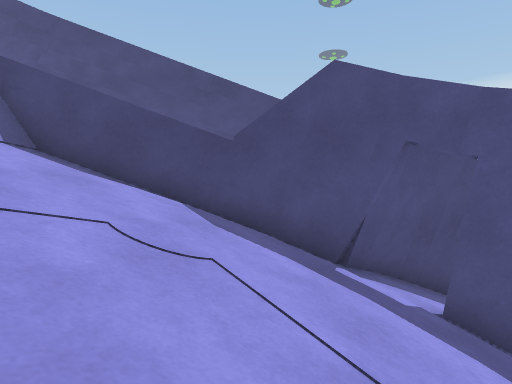
view 1 (above)

13 first-person views from a walk through a scene from a Unity 3-D project. The camera is 1.2 m above the floor, tilts 4° down and sees 75° across. The floor is counted in squares, 1 m on a side. Each view is taken from the middle of a square. On the plan, view 1 faces up. The plan holds only what a view shows up to about 14 squares ahead; the rest is blank. The place goes on beyond the plan.

view 2
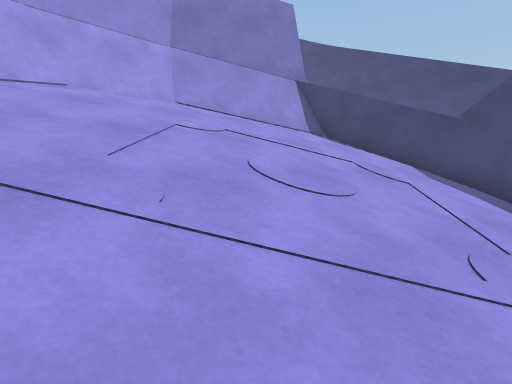

view 3
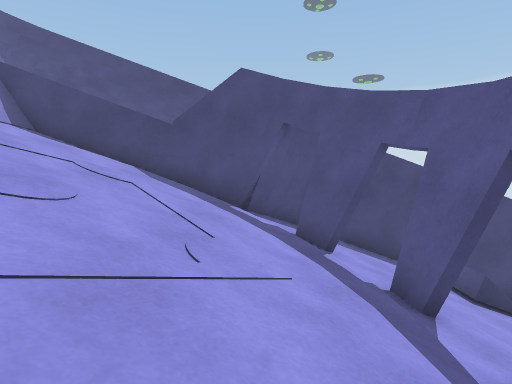

view 4
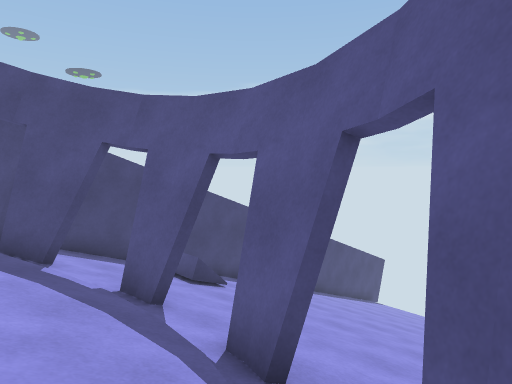

view 5
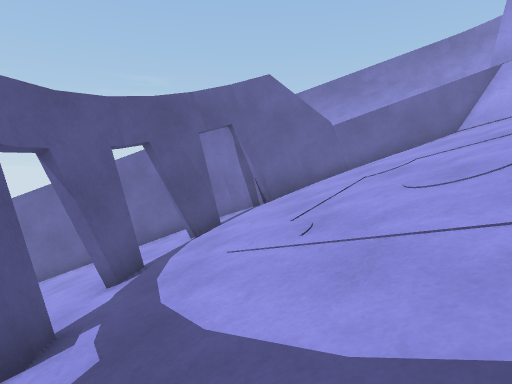

view 6
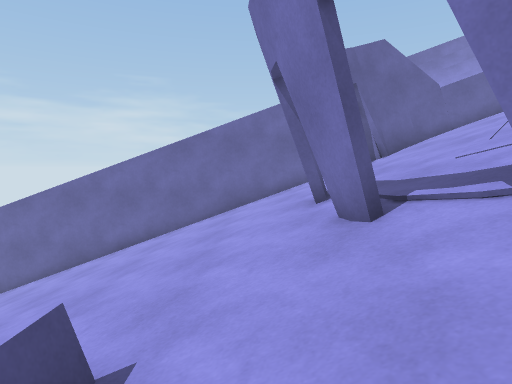

view 7
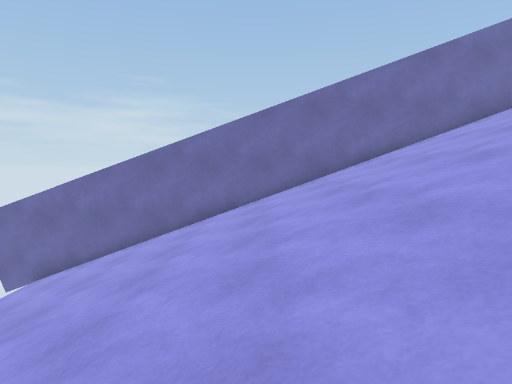

view 8
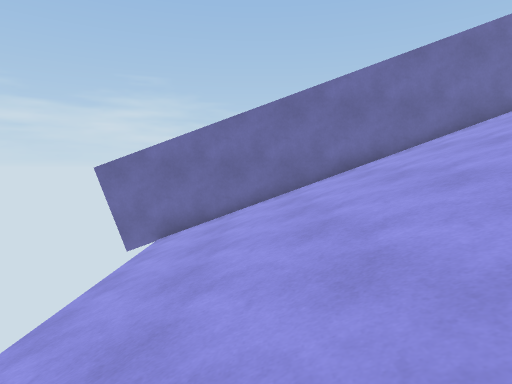

view 9
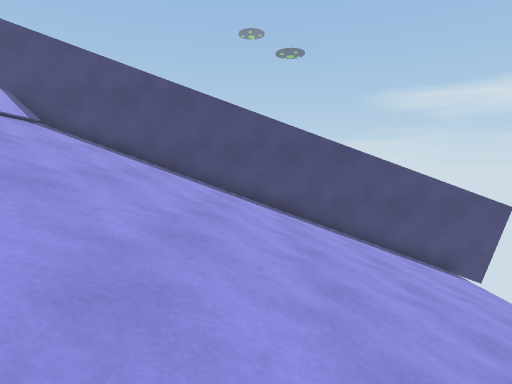

view 10
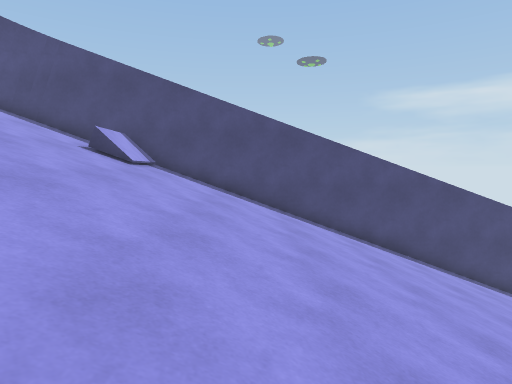

view 11
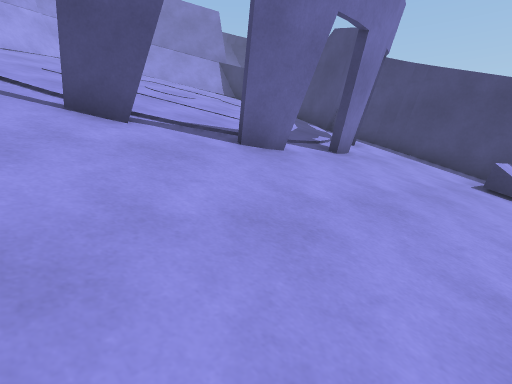

view 12
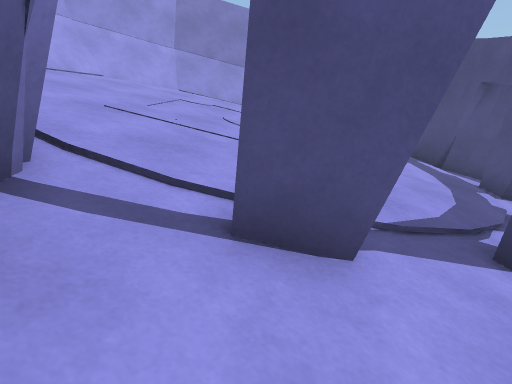

view 13
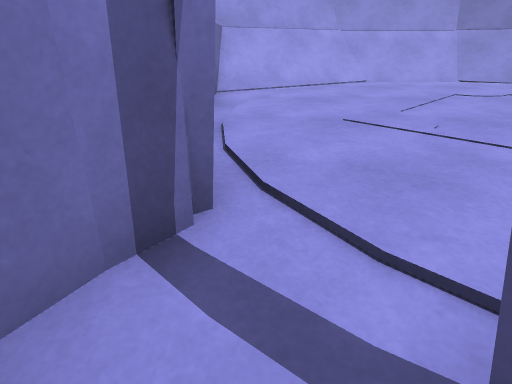

### Floor plan
Key: @ floor where view 1 was taken; # wall or solid block; . main floor; - floor 1.25 m lower than the main floor; / step, stairs or slope; = window, fence, low wall or low ledge; B box.
Columns run from 8 left of view 1 to 24 right of it. Each row starts with its distance up from view 1.
  8             ###############
  7   ###########/////////////#######
  6  ##=////////////////////////////
  5  ##/////////#///B///////////////
  4 ##//////////////////////////////
  3 ##.//////////#//////////////////
  2 #=///////////#//////////////////
  1 #=////-/////////////////////////
  0 #=//////@////#//////////////////
 -1 ##.//////////#//////////////////
 -2 ##=/////////////////////////////
 -3  ##/////////#///////////////////
 -4   #=////////////////////////////
 -5   ##########////////////////////#
 -6            ######################

Where each view was taken, in squares from view 1:
view 1: 0 up, 0 right, facing up
view 2: 3 down, 2 right, facing up-left
view 3: 3 down, 2 right, facing up
view 4: 3 down, 2 right, facing up-right
view 5: 6 up, 2 right, facing down
view 6: 7 up, 6 right, facing down
view 7: 7 up, 15 right, facing down
view 8: 6 up, 20 right, facing down
view 9: 5 down, 16 right, facing up
view 10: 5 down, 12 right, facing up
view 11: 5 down, 9 right, facing up-left
view 12: 5 down, 5 right, facing up-left
view 13: 4 down, 4 right, facing left
